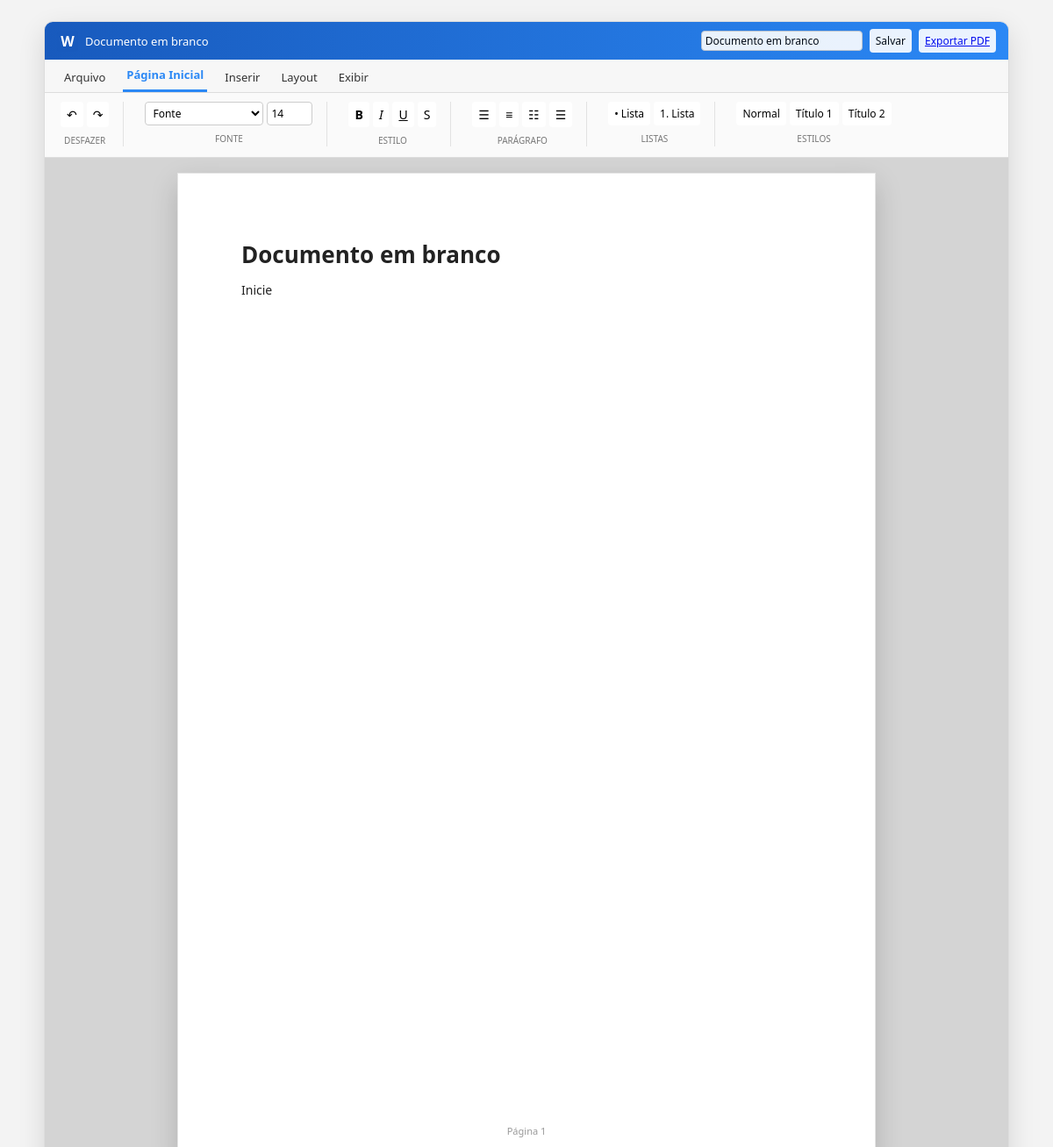
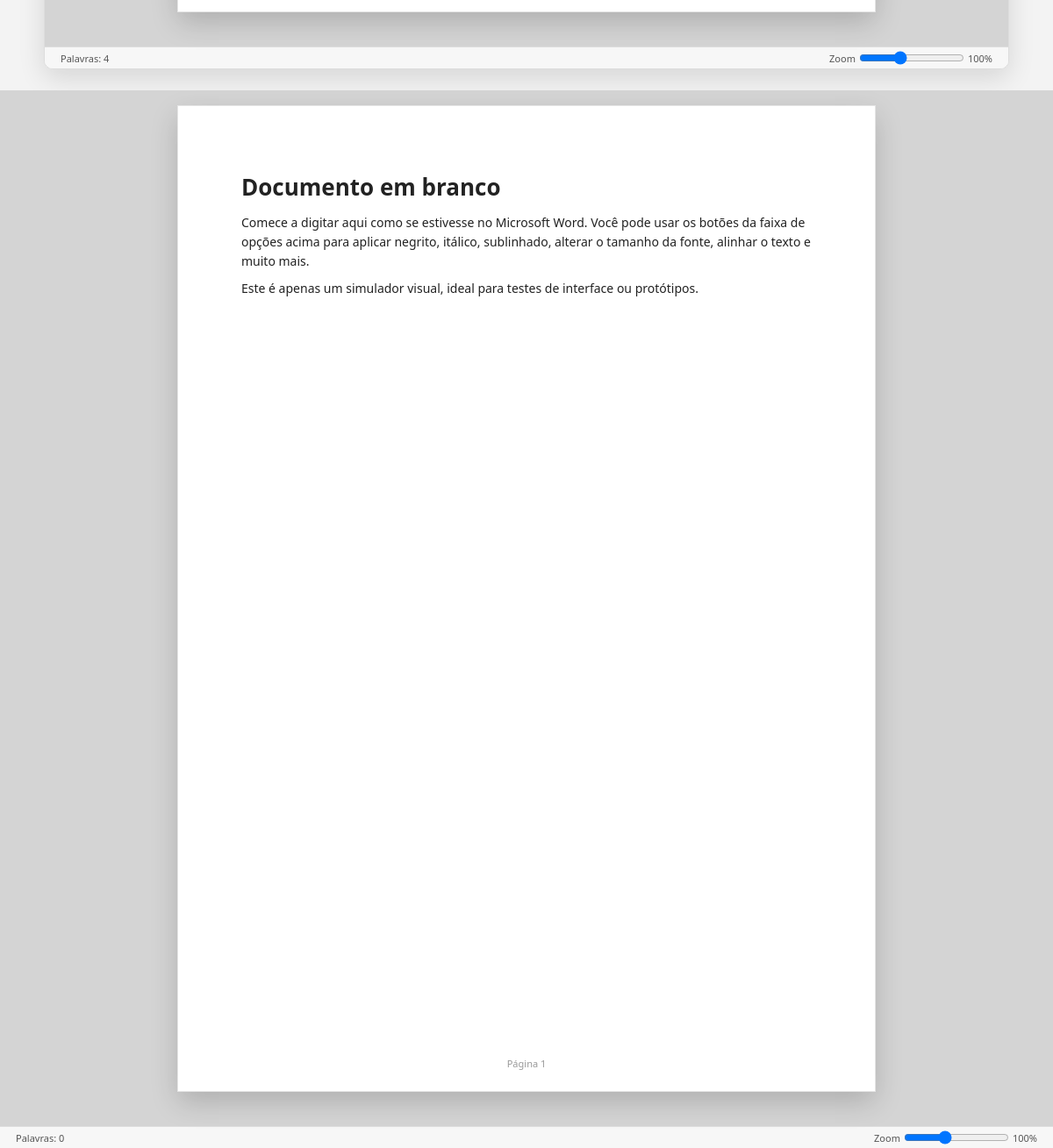
/documento/1/, run on the app's committed database (2 pictures, top to bottom).
### editor/models.py (models this page shows, shortened)
class Document(models.Model):
    title = models.CharField(max_length=255, default="Documento em branco")
    content_html = models.TextField(blank=True, default="")
    created_at = models.DateTimeField(auto_now_add=True)
    updated_at = models.DateTimeField(auto_now=True)
    class Meta:
        ordering = ["-updated_at"]

### editor/views.py (the view)
# urls.py: path("documento/<int:pk>/", views.document_edit, name="document_edit"),
def document_edit(request, pk):
    doc = get_object_or_404(Document, pk=pk)
    if request.method == "POST":
        doc.title = request.POST.get("title", doc.title)
        doc.content_html = request.POST.get("content_html", "")
        doc.save()
        return redirect("editor:document_edit", pk=doc.pk)
    return render(request, "editor/document_edit.html", {"document": doc})

### templates/editor/document_edit.html (shortened to what this page needs)
<!DOCTYPE html>
<html lang="pt-BR">
<head>
</head>
<body>
  <div class="app">
    <div class="title-bar">
      <div class="title-left">
        <div class="word-logo">W</div>
        <span class="doc-title">
          {% if document %}{{ document.title }}{% else %}Documento em branco - Word{% endif %}
        </span>
      </div>
      <div class="title-right">
        <form method="post" id="docForm" style="display:flex; align-items:center; gap:8px;">
          <input type="text"
                 name="title"
                 value="{% if document %}{{ document.title }}{% else %}Documento em branco{% endif %}"
                 style="font-size:12px;padding:2px 4px;border-radius:4px;border:1px solid #ccc;"/>
          <button type="submit" class="btn">Salvar</button>
          {% if document %}
            <a href="{% url 'editor:document_pdf' document.pk %}" class="btn" target="_blank">
              Exportar PDF
            </a>
          {% endif %}
        </form>
      </div>
    </div>
    <div class="tab-bar">
      <div class="tab">Arquivo</div>
      <div class="tab active">Página Inicial</div>
      <div class="tab">Inserir</div>
      <div class="tab">Layout</div>
      <div class="tab">Exibir</div>
    </div>
    <div class="ribbon">
      <div class="ribbon-group">
        <div class="group-buttons">
          <button class="btn" onclick="formatDoc('undo')" title="Desfazer">
            <span class="btn-icon">↶</span>
          </button>
          <button class="btn" onclick="formatDoc('redo')" title="Refazer">
            <span class="btn-icon">↷</span>
          </button>
        </div>
        <div class="group-label">Desfazer</div>
      </div>
      <div class="ribbon-group">
        <div class="group-buttons">
          <select id="fontFamily" onchange="setFont(this.value)">
            <option value="">Fonte</option>
          </select>
          <input
            id="fontSize"
            type="number"
            min="8"
            max="72"
            value="14"
            onchange="setSize(this.value)"
            style="width: 52px;"
          />
        </div>
        <div class="group-label">Fonte</div>
      </div>
      <div class="ribbon-group">
        <div class="group-buttons">
          <button class="btn" onclick="toggleFormat(this, 'bold')" title="Negrito">
            <span class="btn-icon"><b>B</b></span>
          </button>
          <button class="btn" onclick="toggleFormat(this, 'italic')" title="Itálico">
            <span class="btn-icon"><i>I</i></span>
          </button>
          <button class="btn" onclick="toggleFormat(this, 'underline')" title="Sublinhado">
            <span class="btn-icon"><u>U</u></span>
          </button>
          <button class="btn" onclick="toggleFormat(this, 'strikeThrough')" title="Tachado">
            <span class="btn-icon">S</span>
          </button>
        </div>
        <div class="group-label">Estilo</div>
      </div>
      <div class="ribbon-group">
        <div class="group-buttons">
          <button class="btn" onclick="formatDoc('justifyLeft')" title="Alinhar à esquerda">
            <span class="btn-icon">☰</span>
          </button>
          <button class="btn" onclick="formatDoc('justifyCenter')" title="Centralizar">
            <span class="btn-icon">≡</span>
          </button>
          <button class="btn" onclick="formatDoc('justifyRight')" title="Alinhar à direita">
            <span class="btn-icon">☷</span>
          </button>
          <button class="btn" onclick="formatDoc('justifyFull')" title="Justificar">
            <span class="btn-icon">☰</span>
          </button>
        </div>
        <div class="group-label">Parágrafo</div>
      </div>
      <div class="ribbon-group">
        <div class="group-buttons">
          <button class="btn" onclick="formatDoc('insertUnorderedList')" title="Lista com marcadores">
            • Lista
          </button>
          <button class="btn" onclick="formatDoc('insertOrderedList')" title="Lista numerada">
            1. Lista
          </button>
        </div>
        <div class="group-label">Listas</div>
      </div>
      <div class="ribbon-group">
        <div class="group-buttons">
          <button class="btn" onclick="applyHeading('p')">Normal</button>
          <button class="btn" onclick="applyHeading('h1')">Título 1</button>
          <button class="btn" onclick="applyHeading('h2')">Título 2</button>
        </div>
        <div class="group-label">Estilos</div>
      </div>
    </div>
    <div class="editor-wrap">
      <div class="page">
        <div id="editor" contenteditable="true">
          <h1>Documento em branco</h1>
          <p>Inicie </p>
        </div>
      </div>
    </div>
    <div class="status-bar">
      <span id="wordCount">Palavras: 0</span>
      <div class="zoom">
        <span>Zoom</span>
        <input type="range" min="70" max="150" value="100" id="zoomRange" />
        <span id="zoomValue">100%</span>
      </div>
    </div>
  </div>
    <div class="editor-wrap">
      <div class="page">
        <div id="editor" contenteditable="true">
          {% if document %}
            {{ document.content_html|safe }}
          {% else %}
            <h1>Documento em branco</h1>
            <p>Comece a digitar aqui como se estivesse no Microsoft Word...</p>
          {% endif %}
        </div>
      </div>
    </div>
    <div class="status-bar">
      <span id="wordCount">Palavras: 0</span>
      <div class="zoom">
        <span>Zoom</span>
        <input type="range" min="70" max="150" value="100" id="zoomRange" />
        <span id="zoomValue">100%</span>
      </div>
    </div>
</body>
</html>

### templates/editor/document_edit.html (style rules this page uses)
* { box-sizing: border-box; margin: 0; padding: 0; font-family: system-ui, -apple-system, BlinkMacSystemFont, "Segoe UI", sans-serif; }
body { background: #f3f3f3; color: #222; }
.app { max-width: 1100px; margin: 24px auto; background: #fff; border-radius: 10px; box-shadow: 0 10px 30px rgba(0, 0, 0, 0.12); overflow: hidden; border: 1px solid #ddd; }
.title-bar { display: flex; align-items: center; justify-content: space-between; padding: 8px 14px; background: linear-gradient(90deg, #185abd, #2b88f5); color: #fff; font-size: 13px; }
.title-left { display: flex; align-items: center; gap: 8px; }
.word-logo { width: 24px; height: 24px; border-radius: 4px; background: #185abd; display: flex; align-items: center; justify-content: center; font-weight: 700; font-size: 16px; color: #fff; }
.doc-title { font-weight: 500; }
.title-right { display: flex; align-items: center; gap: 12px; opacity: 0.9; font-size: 12px; }
.tab-bar { display: flex; align-items: flex-end; padding: 0 18px; border-bottom: 1px solid #ddd; background: #f7f7f7; gap: 16px; font-size: 13px; }
.tab { padding: 8px 4px; cursor: default; color: #333; }
.tab.active { border-bottom: 3px solid #2b88f5; font-weight: 600; color: #2b88f5; }
.ribbon { padding: 10px 18px 12px; display: flex; gap: 24px; border-bottom: 1px solid #ddd; background: #fafafa; font-size: 12px; }
.ribbon-group { border-right: 1px solid #e2e2e2; padding-right: 16px; display: flex; flex-direction: column; gap: 6px; }
.ribbon-group:last-child { border-right: none; }
.group-buttons { display: flex; flex-wrap: wrap; gap: 4px; }
.btn { border: 1px solid transparent; border-radius: 4px; padding: 4px 6px; background: #ffffff; cursor: pointer; font-size: 12px; display: inline-flex; align-items: center; gap: 4px; }
.btn-icon { font-size: 14px; }
select, input[type="number"] { font-size: 12px; padding: 3px 4px; border-radius: 4px; border: 1px solid #ccc; background: #fff; }
.group-label { text-align: center; font-size: 10px; text-transform: uppercase; color: #777; margin-top: 2px; }
.editor-wrap { background: #d4d4d4; padding: 18px 0 40px; display: flex; justify-content: center; }
.page { width: 794px; min-height: 1123px; background: #fff; box-shadow: 0 0 0 1px #e5e5e5, 0 12px 30px rgba(0, 0, 0, 0.18); padding: 72px 72px 96px; position: relative; }
.page::after { content: "Página 1"; position: absolute; bottom: 24px; left: 0; right: 0; text-align: center; font-size: 11px; color: #999; }
#editor { min-height: 800px; outline: none; font-size: 14px; line-height: 1.6; }
#editor p { margin-bottom: 8px; }
#editor h1 { font-size: 26px; margin-bottom: 8px; }
.status-bar { font-size: 11px; color: #555; padding: 4px 18px; background: #f7f7f7; border-top: 1px solid #ddd; display: flex; justify-content: space-between; align-items: center; }
.zoom { display: flex; align-items: center; gap: 4px; }
.zoom input[type="range"] { width: 120px; }

### data on the page
Document: title "Documento em branco", content_html "Documento em branco Comece a digitar aqui como se estivesse no Microsoft Word. Você pode usar os botões da faixa de opções acima para aplicar negrito, itálico, sublinhado, alterar o tamanho da fonte, alinhar o texto e muito mais. Este é apenas um simulador visual, ideal para testes de interface ou protótipos."
